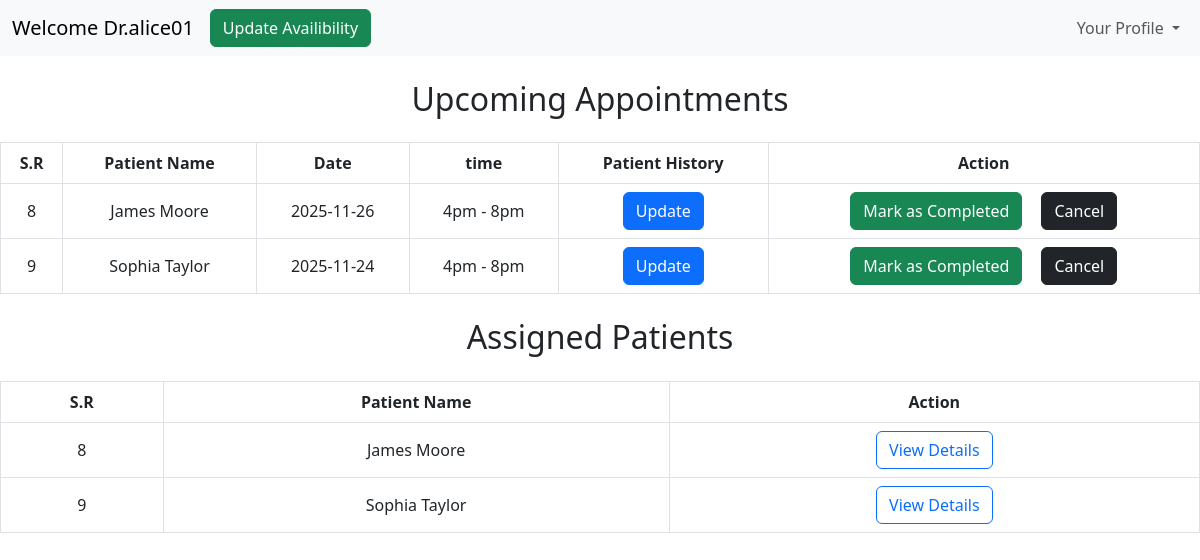
The page /dashboard/doctor (signed in) on the database as committed earlier.
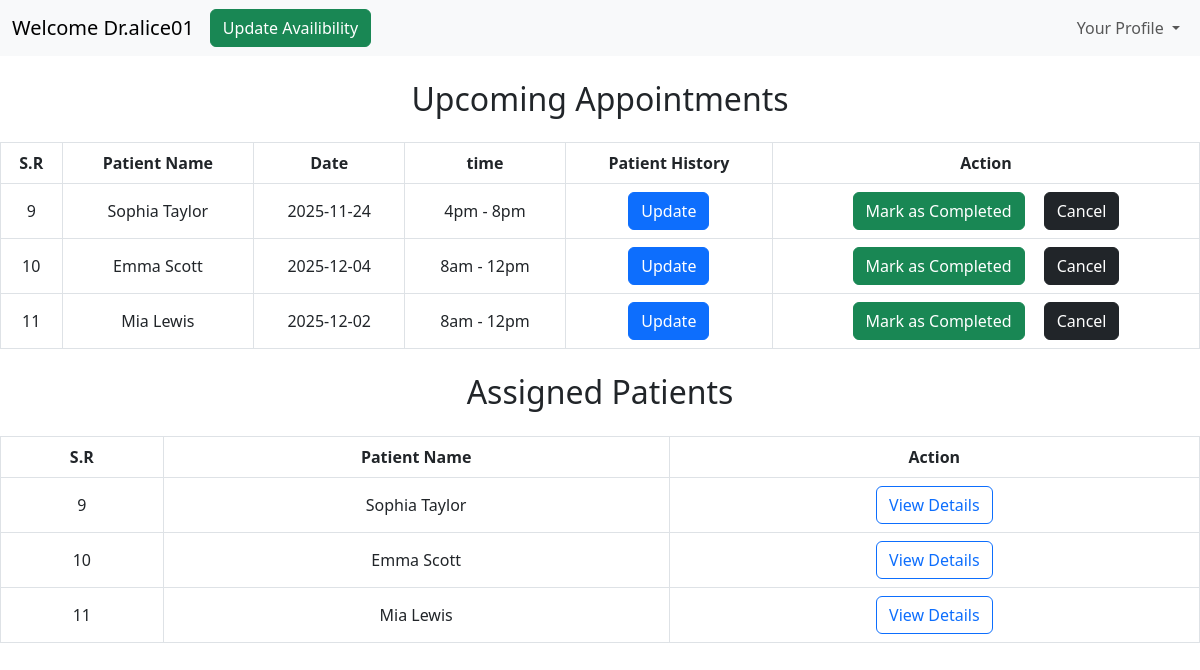
The same page on the database as committed later.
### models/models.py (models this page shows)
class User(db.Model):
    id=db.Column(db.Integer(),primary_key=True)
    fullname = db.Column(db.String(50),nullable = False)
    username = db.Column(db.String(50),unique = True,nullable = False)
    password = db.Column(db.String(),nullable= False)
    role = db.Column(db.String(10),nullable=False)
    status=db.Column(db.Integer(),nullable=False,default=0)
    created_at=db.Column(db.DateTime(),default=datetime.datetime.utcnow)
    updated_at=db.Column(db.DateTime(),default=datetime.datetime.utcnow,onupdate=datetime.datetime.utcnow)

class Appointments(db.Model):
    id = db.Column(db.Integer, primary_key=True)
    patient = db.Column(db.String(50), nullable=False)
    doctor = db.Column(db.String(50), nullable=False)
    date = db.Column(db.String(10), nullable=False)
    timeslot = db.Column(db.String(20), nullable=False)
    status = db.Column(db.String(15), nullable=False)

### controllers/doctorDashboard.py (the view)
@thedoctorDashboard.route("/dashboard/doctor", methods=['GET','POST'])
def doctorDashboard():
    if('user' in session and session['role']=="doctor"):
        user=session['user']
        allapointments= Appointments.query.filter_by(doctor=user).all()
        print("All Appointments for Doctor:", allapointments)
        appointment=[]
        innerdetails={}
        for x in allapointments:
            getpatientdetails=User.query.filter_by(username=x.patient).first()
            if(x.status=="booked"):
                innerdetails={
                    "id": x.id,
                    "fullname": getpatientdetails.fullname,
                    "date": x.date,
                    "timeslot": x.timeslot,
                    "status": x.status,
                    "username": getpatientdetails.username
                }
            if not innerdetails:
                continue
            appointment.append(innerdetails)
        print(appointment)
        assignedpatients=Appointments.query.filter_by(doctor=user, status="booked").all()
        finalassignedpatients=[]
        innerpatientdetails={}
        print("Assigned Patients:", assignedpatients)
        for y in assignedpatients:
            getassignedpatientdetails=User.query.filter_by(username=y.patient).first()
            innerpatientdetails={
                "id": y.id,
                "fullname": getassignedpatientdetails.fullname,
                "username": getassignedpatientdetails.username,
            }
            finalassignedpatients.append(innerpatientdetails)
            print(y.patient)
        return render_template("doctorDashboard.html",user=user, appointment=appointment,finalassignedpatients=finalassignedpatients)
    else:
        return redirect("/login")

### templates/doctorDashboard.html (shortened to what this page needs)
<!DOCTYPE html>
<html lang="en">
<head>
     <link href="https://cdn.jsdelivr.net/npm/bootstrap@5.3.0-alpha1/dist/css/bootstrap.min.css" rel="stylesheet">
</head>
<body>
<nav class="navbar navbar-expand-lg bg-body-tertiary">
  <div class="container-fluid">
    <a class="navbar-brand" href="#">Welcome Dr.{{user}}</a>
    <div class="collapse navbar-collapse justify-content-end" id="navbarSupportedContent">
        <ul class="navbar-nav me-auto mb-2 mb-lg-0">
        <li class="nav-item">
          <a class="btn btn-success" href="/availibility/edit/{{user}}">Update Availibility </a>
        </li>
        </ul>
        <ul class="navbar-nav">
          <li class="nav-item dropdown">
            <a class="nav-link dropdown-toggle" href="#" role="button" data-bs-toggle="dropdown" aria-expanded="false">
              Your Profile
            </a>
          </li>
        </ul>
    </div>
  </div>
</nav>
<h2 class="text-center my-4">Upcoming Appointments</h2>
<table class="table  table-bordered text-center align-middle table-hover ">
  <thead class="thead-dark">
    <tr>
      <th scope="col">S.R</th>
      <th scope="col">Patient Name</th>
      <th scope="col">Date</th>
      <th scope="col">time</th>
      <th scope="col">Patient History</th>
      <th scope="col">Action</th>
    </tr>
  </thead>
  <tbody>
    {% for ap in appointment %}
    <tr>
    <td>{{ap.id}}</td>
    <td>{{ap.fullname}}</td>
    <td>{{ap.date}}</td>
    <td>{{ap.timeslot}}</td>
    <td><a class="btn btn-primary" href="/dashboard/doctor/patient-history/{{ap.username}}/{{ap.id}}">Update</a></td>
      <td><div><a class="btn btn-success" href="/dashboard/patient/action-on-appointment/{{ap.id}}/completed" >Mark as Completed</a>
    <a class="btn btn-dark" style="margin-left: 15px;" href="/dashboard/patient/action-on-appointment/{{ap.id}}/cancelled">Cancel</a></div></td>
    </tr>
    {%endfor%}
    </tbody>
</table>
<h2 class="text-center my-4">Assigned Patients</h2>
<table class="table  table-bordered text-center align-middle table-hover ">
  <thead class="thead-dark">
    <tr>
      <th scope="col">S.R</th>
      <th scope="col">Patient Name</th>
      <th scope="col">Action</th>
    </tr>
  </thead>
  <tbody>
    {% for x in finalassignedpatients %}
   <tr>
    <td>{{x.id}}</td>
    <td>{{x.fullname}}</td>
    <td><a class="btn btn-outline-primary" href="/dashboard/patient-history/{{x.username}}">View Details</a></td>
    </tr>
    {%endfor%}
  </tbody>
</table>
</body>
</html>

Rows that differ between the two databases and show on the page:
no longer on this page (row unchanged): User: fullname "James Moore", id "8", fullname "James Moore"
no longer on this page (row edited): Appointments: date "2025-11-26", timeslot "4pm - 8pm"
now on this page (row unchanged): User: fullname "Emma Scott", id "10", fullname "Emma Scott"
added Appointments: date "2025-12-04", timeslot "8am - 12pm"
now on this page (row unchanged): User: fullname "Mia Lewis", id "11", fullname "Mia Lewis"
added Appointments: date "2025-12-02", timeslot "8am - 12pm"
Other text that changed with them:
new list line: "10 Update Mark as Completed Cancel"
new list line: "11 Update Mark as Completed Cancel"
list line gone: "8 Update Mark as Completed Cancel"
